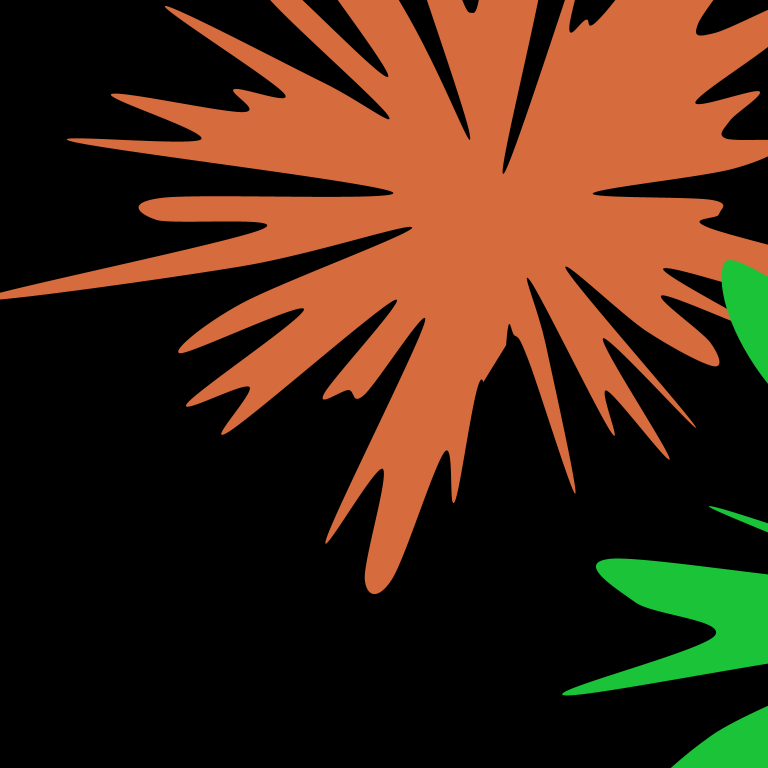
Frame 1 (no input)
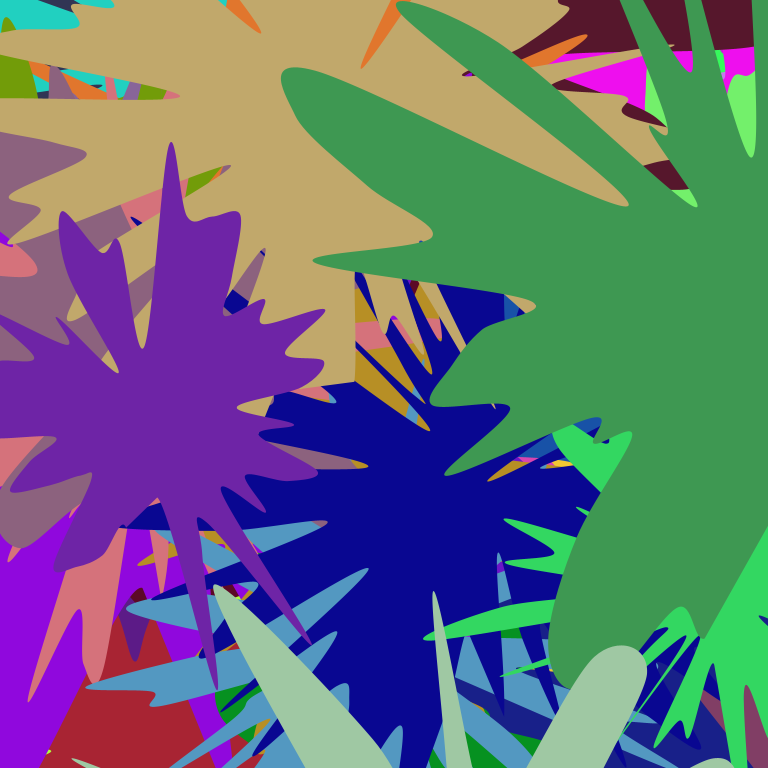
Frame 60 (the mouse pressed at the canvas centre just before this capture)
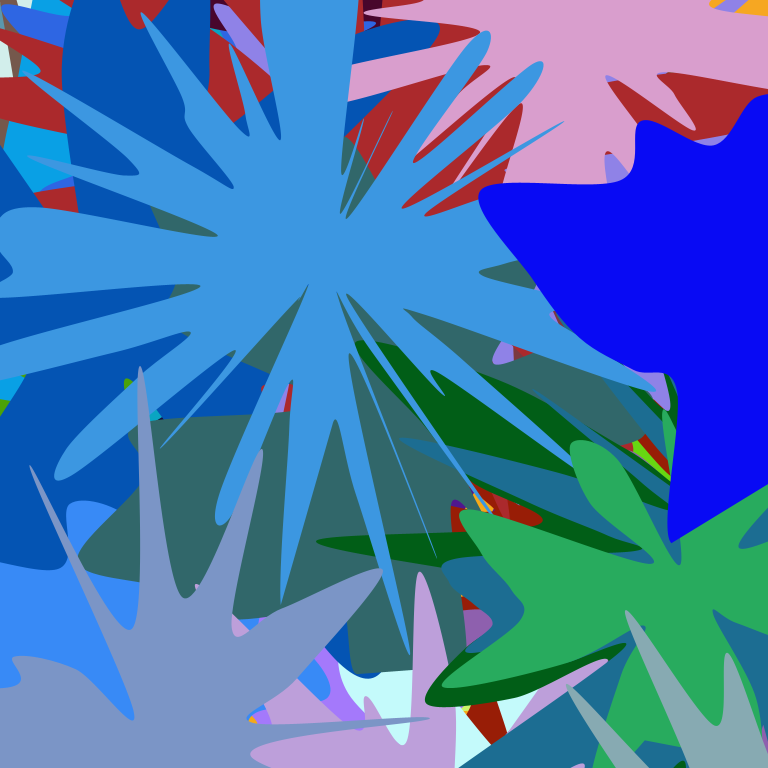
Frame 120 (the mouse held since frame 60 and released just before this capture)

The Processing sketch that drew these frames (run headless with seeded random() and noise(); from frame 60 on, the mouse is pressed at the canvas centre):

// Processing sketch: paintball
// ── paintball.pde
void setup() {
  size(768, 768);
  background(0);
  noFill();
  strokeWeight(5);
}

void draw() 
{
  delay(250);
  fill(0, 0, 0, 0);
  noStroke();
  rect(0,0,width,height); 
  for(int i = 0; i < 50; i++) {
    translate(random(width), random(height));
    Ring ring_obj = new Ring();
    ring_obj.display();
  }
}

class Ring {
  
  float ang, rad, x, y, n, minRad, maxRad;
  
  Ring() {
    n = random(20, 100);
    minRad = random(5, 50);
    maxRad = random(350, 700);
  }
  
  void display() {
    beginShape();
    for (int j = 0; j < n; j++) {
      fill(random(0,255), random(0, 255), random(0, 255));
      float ang = map(j, 0, n, 0, TWO_PI);
      float rad = map(noise(j * random(-10, 10)), 0.1, 1, minRad, maxRad);
      float x = rad * sin(ang);
      float y = rad * cos(ang);
      curveVertex(x, y);
    }
    endShape(CLOSE);
  }
}
